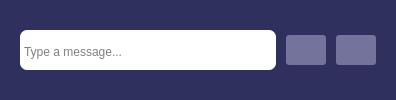
               <widget class="QWidget" name="input_frame" native="true">
                <property name="sizePolicy">
                 <sizepolicy hsizetype="Preferred" vsizetype="Fixed">
                  <horstretch>0</horstretch>
                  <verstretch>0</verstretch>
                 </sizepolicy>
                </property>
                <property name="minimumSize">
                 <size>
                  <width>0</width>
                  <height>50</height>
                 </size>
                </property>
                <property name="maximumSize">
                 <size>
                  <width>16777215</width>
                  <height>100</height>
                 </size>
                </property>
                <property name="styleSheet">
                 <string notr="true">background:#30305F;</string>
                </property>
                <layout class="QHBoxLayout" name="horizontalLayout_4">
                 <property name="spacing">
                  <number>10</number>
                 </property>
                 <property name="leftMargin">
                  <number>20</number>
                 </property>
                 <property name="topMargin">
                  <number>10</number>
                 </property>
                 <property name="rightMargin">
                  <number>20</number>
                 </property>
                 <property name="bottomMargin">
                  <number>10</number>
                 </property>
                 <item>
                  <widget class="QWidget" name="horizontalWidget" native="true">
                   <property name="maximumSize">
                    <size>
                     <width>700</width>
                     <height>16777215</height>
                    </size>
                   </property>
                   <layout class="QHBoxLayout" name="horizontalLayout_12">
                    <property name="spacing">
                     <number>10</number>
                    </property>
                    <property name="leftMargin">
                     <number>0</number>
                    </property>
                    <property name="topMargin">
                     <number>0</number>
                    </property>
                    <property name="rightMargin">
                     <number>0</number>
                    </property>
                    <property name="bottomMargin">
                     <number>0</number>
                    </property>
                    <item>
                     <widget class="QWidget" name="input_frame_box" native="true">
                      <property name="minimumSize">
                       <size>
                        <width>250</width>
                        <height>40</height>
                       </size>
                      </property>
                      <property name="maximumSize">
                       <size>
                        <width>16777215</width>
                        <height>40</height>
                       </size>
                      </property>
                      <property name="styleSheet">
                       <string notr="true">background: white;
border-radius: 7px;</string>
                      </property>
                      <property name="inputMethodHints">
                       <set>Qt::ImhMultiLine</set>
                      </property>
                      <layout class="QHBoxLayout" name="horizontalLayout_3">
                       <property name="spacing">
                        <number>0</number>
                       </property>
                       <property name="leftMargin">
                        <number>0</number>
                       </property>
                       <property name="topMargin">
                        <number>11</number>
                       </property>
                       <property name="rightMargin">
                        <number>0</number>
                       </property>
                       <property name="bottomMargin">
                        <number>0</number>
                       </property>
                       <item>
                        <widget class="QPlainTextEdit" name="input">
                         <property name="enabled">
                          <bool>true</bool>
                         </property>
                         <property name="sizePolicy">
                          <sizepolicy hsizetype="Expanding" vsizetype="Expanding">
                           <horstretch>0</horstretch>
                           <verstretch>0</verstretch>
                          </sizepolicy>
                         </property>
                         <property name="minimumSize">
                          <size>
                           <width>250</width>
                           <height>30</height>
                          </size>
                         </property>
                         <property name="maximumSize">
                          <size>
                           <width>16777215</width>
                           <height>30</height>
                          </size>
                         </property>
                         <property name="styleSheet">
                          <string notr="true">font: 10pt &quot;Open Sans&quot;;
border-radius: 10px;
background-color:rgba(0, 0, 0, 0);
</string>
                         </property>
                         <property name="frameShape">
                          <enum>QFrame::NoFrame</enum>
                         </property>
                         <property name="verticalScrollBarPolicy">
                          <enum>Qt::ScrollBarAlwaysOff</enum>
                         </property>
                         <property name="horizontalScrollBarPolicy">
                          <enum>Qt::ScrollBarAlwaysOff</enum>
                         </property>
                         <property name="placeholderText">
                          <string>Type a message...</string>
                         </property>
                        </widget>
                       </item>
                      </layout>
                     </widget>
                    </item>
                    <item>
                     <widget class="QPushButton" name="send_button">
                      <property name="enabled">
                       <bool>true</bool>
                      </property>
                      <property name="sizePolicy">
                       <sizepolicy hsizetype="Minimum" vsizetype="Minimum">
                        <horstretch>0</horstretch>
                        <verstretch>0</verstretch>
                       </sizepolicy>
                      </property>
                      <property name="minimumSize">
                       <size>
                        <width>40</width>
                        <height>30</height>
                       </size>
                      </property>
                      <property name="maximumSize">
                       <size>
                        <width>40</width>
                        <height>30</height>
                       </size>
                      </property>
                      <property name="styleSheet">
                       <string notr="true"> QPushButton:enabled
{
                border-image: url(:/Resources/send.png);
                background:  #73739b;
                border-radius: 3px;
                padding: 5px;
                outline: 0px;
}

 QPushButton:disabled
{
                border-image: url(:/Resources/1666104608997.png);
                background:  #73739b;
                border-radius: 3px;
                padding: 5px;
}

QPushButton:hover
{
                background: #7a7aa1;
}

QPushButton:pressed
 {
        background: #8f8fb3;
}</string>
                      </property>
                     </widget>
                    </item>
                    <item>
                     <widget class="QPushButton" name="smile_button">
                      <property name="sizePolicy">
                       <sizepolicy hsizetype="Minimum" vsizetype="Minimum">
                        <horstretch>0</horstretch>
                        <verstretch>0</verstretch>
                       </sizepolicy>
                      </property>
                      <property name="minimumSize">
                       <size>
                        <width>40</width>
                        <height>30</height>
                       </size>
                      </property>
                      <property name="maximumSize">
                       <size>
                        <width>40</width>
                        <height>30</height>
                       </size>
                      </property>
                      <property name="styleSheet">
                       <string notr="true"> QPushButton:enabled
{
                border-image: url(:/Resources/smile.png);
                background:  #73739b;
                border-radius: 3px;
                padding: 5px;
                outline: 0px;
}

QPushButton:hover
{
                background: #7a7aa1;
}

QPushButton:pressed
 {
        background: #8f8fb3;
}</string>
                      </property>
                      <property name="text">
                       <string/>
                      </property>
                     </widget>
                    </item>
                   </layout>
                  </widget>
                 </item>
                </layout>
               </widget>
